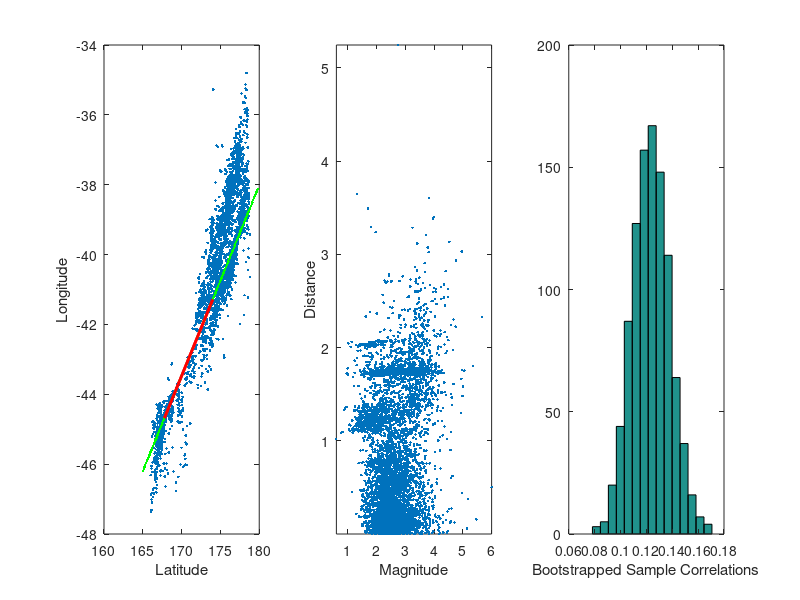

Here is the MATLAB script that generated this plot: (Note: this script raises an error after producing the figure.)
%% Load the data from the comma delimited text file 'earthquakes.csv' with the following column IDs
% CUSP_ID,LAT,LONG,NZMGE,NZMGN,ORI_YEAR,ORI_MONTH,ORI_DAY,ORI_HOUR,ORI_MINUTE,ORI_SECOND,MAG,DEPTH
EQ=dlmread('earthquakes.csv',','); % the matrix EQ has the data
size(EQ) % report the dimensions or size of the matrix EQ
clf
MaxD=max(datenum(EQ(:,6:11)));
MinD=min(datenum(EQ(:,6:11)));
datestr(MaxD)
datestr(MinD)

LonData=EQ(:,3);
LatData=EQ(:,2);
MagData=EQ(:,12);
subplot(1,3,1)
plot(LonData,LatData,'.') % plot the 3rd column against the 2nd column -- LONGitude Vs. LATtitude
xlabel('Latitude');ylabel('Longitude');
hold on;
%% Faultline as a line between Faultx1x2 and Faulty1y2
FaultLat12=[167+47/60 174.014];% Milford Sound to the northern Port city of S.Island
FaultLon12=[-(44+41/60) -41.283];
SlopeFaultLine=(FaultLon12(2)-FaultLon12(1))/(FaultLat12(2)-FaultLat12(1))
IntcpFaultLine=-136.25
%function Lon = FaultLineFunc(Lat)=SlopeFaultLine*Lat+IntcpFaultLine

line(FaultLat12,FaultLon12,'color','r','LineWidth',2) % fault line

LATS=min(LonData)-1:.1:max(LonData)+1;
plot(LATS,(SlopeFaultLine .* LATS)+IntcpFaultLine,'g.','LineWidth',3)
line(FaultLat12,FaultLon12,'color','r','LineWidth',2) % fault line

Distance=(abs(LatData-((SlopeFaultLine .* LonData)+IntcpFaultLine)))/sqrt(SlopeFaultLine^2+1);
subplot(1,3,2)
plot(MagData,Distance,'.')
xlabel('Magnitude');ylabel('Distance'); 
axis([min(MagData) max(MagData) min(Distance) max(Distance)]);
%hist(Distance)

%% correlation between magnitude and distance
CC=corrcoef(MagData,Distance); % use built-in function to compute sample correlation coefficient matrix
SampleCorrelation=CC(1,2) % plug-in estimate of the correlation coefficient

%% Bootstrap
B = 1000; % Number of Bootstrap replications
BootstrappedCCs=zeros(1,B); % initialise a vector of zeros
N = length(MagData); % sample size
rand('twister',778787671); % initialise the fundamental sampler
for b=1:B
    Indices=ceil(N*rand(N,1));% uniformly sample random indices from 1 to N with replacement
    BootstrappedMag = MagData([Indices]); % bootstrapped Magnitude data
    BootstrappedDis = Distance([Indices]); % bootstrapped Distance data
    CCB=corrcoef(BootstrappedMag,BootstrappedDis); 
    BootstrappedCCs(b)=CCB(1,2); % sample correlation of bootstrapped data
end
%plot the histogram ofBootstrapped Sample Correlations with 15 bins
subplot(1,3,3);hist(BootstrappedCCs,15);xlabel('Bootstrapped Sample Correlations')

% 95% Normal based Confidence Interval
SehatBoot = std(BootstrappedCCs); % std of BootstrappedMedians
% 95% C.I. for median from Normal approximation
ConfInt95BootNormal = [SampleCorrelation-1.96*SehatBoot, SampleCorrelation+1.96*SehatBoot]
% 95% Percentile based Confidence Interval
ConfInt95BootPercentile = ...
    [qthSampleQuantile(0.025,sort(BootstrappedCCs)),...
    qthSampleQuantile(0.975,sort(BootstrappedCCs))]
